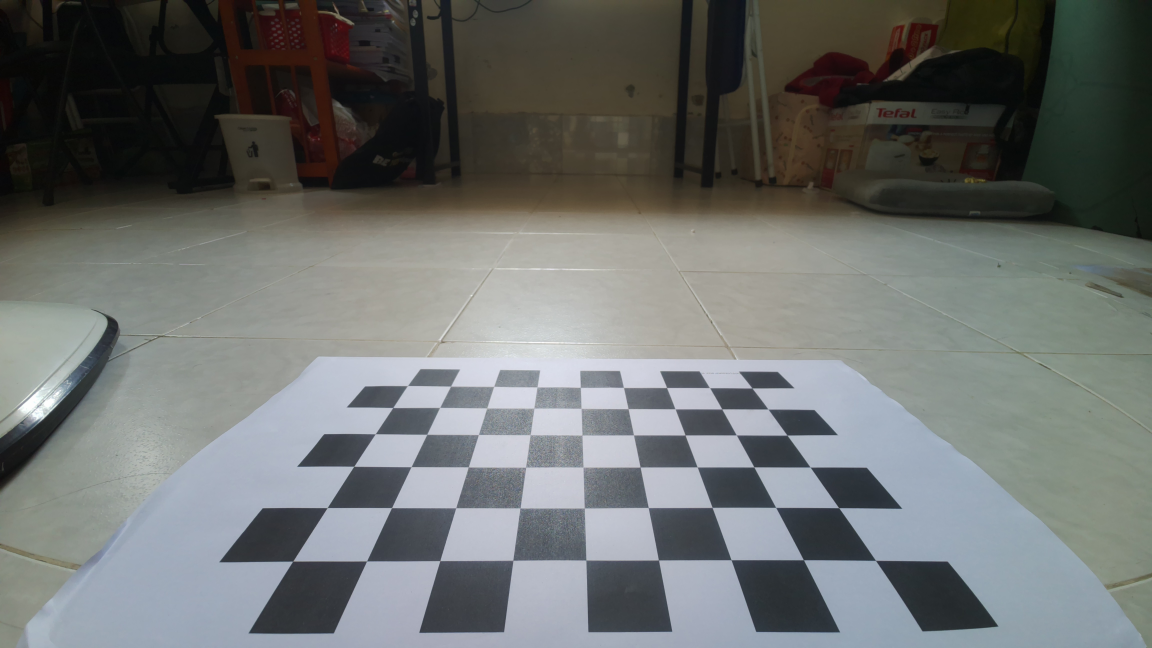
#> input picture scripts/camera_calibration/bev_ref.jpg, 4608 x 2592 px (shown at 1/4 size)
$ python perception.py
#> lines starting #> are read from the running program, lines starting #| are printed output that depends on the picture
import cv2
import numpy as np
import os

# ==========================================
# THÔNG SỐ CẤU HÌNH (GLOBAL VARIABLES)
# ==========================================
# Kích thước ảnh chạy realtime trên RPi 5
RUN_TIME_SIZE = (640, 360)

# Tọa độ 4 điểm góc nhìn thực tế (Bạn vừa click)
# Thứ tự: Trái-Dưới, Phải-Dưới, Phải-Trên, Trái-Trên
SRC_POINTS = np.float32([
    [98, 353],   # Điểm 1: Trái - Dưới
    [551, 349],  # Điểm 2: Phải - Dưới
    [432, 207],  # Điểm 3: Phải - Trên
    [212, 204]   # Điểm 4: Trái - Trên
])

# Tọa độ đích (Hình chữ nhật nhìn từ trên trời xuống)
# Tui set chiều rộng làn đường bằng 1/2 khung hình (từ x=160 đến x=480)
DST_POINTS = np.float32([
    [160, RUN_TIME_SIZE[1]],  # Trái - Dưới
    [480, RUN_TIME_SIZE[1]],  # Phải - Dưới
    [480, 0],                 # Phải - Trên
    [160, 0]                  # Trái - Trên
])

class PerceptionModule:
    def __init__(self, camera_matrix_file='camera_calib.npz'):
        """Khởi tạo module, load file calib và tính toán sẵn ma trận BEV."""
#> called with camera_matrix_file = 'camera_calib.npz'
        self.camera_matrix = None
        self.dist_coeffs = None

        # 1. Load Calibration
        if os.path.exists(camera_matrix_file):
            with np.load(camera_matrix_file) as data:
#> (reads scripts/camera_calibration/camera_calib.npz from the repository)
                self.camera_matrix = data['mtx']
                self.dist_coeffs = data['dist']
            print("[INFO] Đã load file Calibration thành công.")
        else:
            print("[WARNING] Không tìm thấy file calib. Ảnh sẽ không được nắn thẳng!")

        # 2. Tính toán sẵn ma trận biến đổi BEV (Để RPi không phải tính lại mỗi frame)
        self.M = cv2.getPerspectiveTransform(SRC_POINTS, DST_POINTS)
        self.M_inv = cv2.getPerspectiveTransform(DST_POINTS, SRC_POINTS) # Dùng để vẽ line ngược lại ảnh gốc

    def undistort_frame(self, frame):
        """Tác vụ 1: Nắn thẳng ảnh"""
        if self.camera_matrix is None:
            return frame

        h, w = frame.shape[:2]
        new_camera_mtx, roi = cv2.getOptimalNewCameraMatrix(self.camera_matrix, self.dist_coeffs, (w,h), 1, (w,h))
        undistorted = cv2.undistort(frame, self.camera_matrix, self.dist_coeffs, None, new_camera_mtx)
        x, y, crop_w, crop_h = roi
        return undistorted[y:y+crop_h, x:x+crop_w]

    def process_roi(self, frame):
        """
        Tác vụ 2: Region of Interest.
        Lưu ý: Không dùng hàm Crop (cắt ảnh) vì sẽ làm sai lệch tọa độ Y của BEV.
        Giải pháp tốt nhất là tô đen (masking) vùng từ điểm cao nhất (Y=200) trở lên.
        """
        masked_frame = np.copy(frame)
        # Điểm cao nhất của hình thang là ~200. Xóa mọi thứ từ dòng 180 trở lên đỉnh.
        masked_frame[0:180, :] = 0
        return masked_frame

    def get_bird_eye_view(self, frame):
        """Tác vụ 3: Đổi góc nhìn từ trên xuống (BEV)"""
        # Áp dụng ma trận M vào ảnh
        bev_img = cv2.warpPerspective(frame, self.M, RUN_TIME_SIZE, flags=cv2.INTER_LINEAR)
        return bev_img

# ==========================================
# KHỐI LỆNH TEST MODULE
# ==========================================
if __name__ == "__main__":
    vision = PerceptionModule('camera_calib.npz')

    # 1. Đọc ảnh gốc (thay bằng tên file ảnh thực tế của bạn nếu cần)
    img_bgr = cv2.imread('bev_ref.jpg')
#> img_bgr is the input picture: shape (2592, 4608, 3); mean B, G, R 109, 110.7, 107.7
    if img_bgr is not None:
        # Bước 1: Khử méo
        img_undist = vision.undistort_frame(img_bgr)
#> in undistort_frame, `undistorted = cv2.undistort(frame, self.camera_matrix, self.dist_coeff..`:
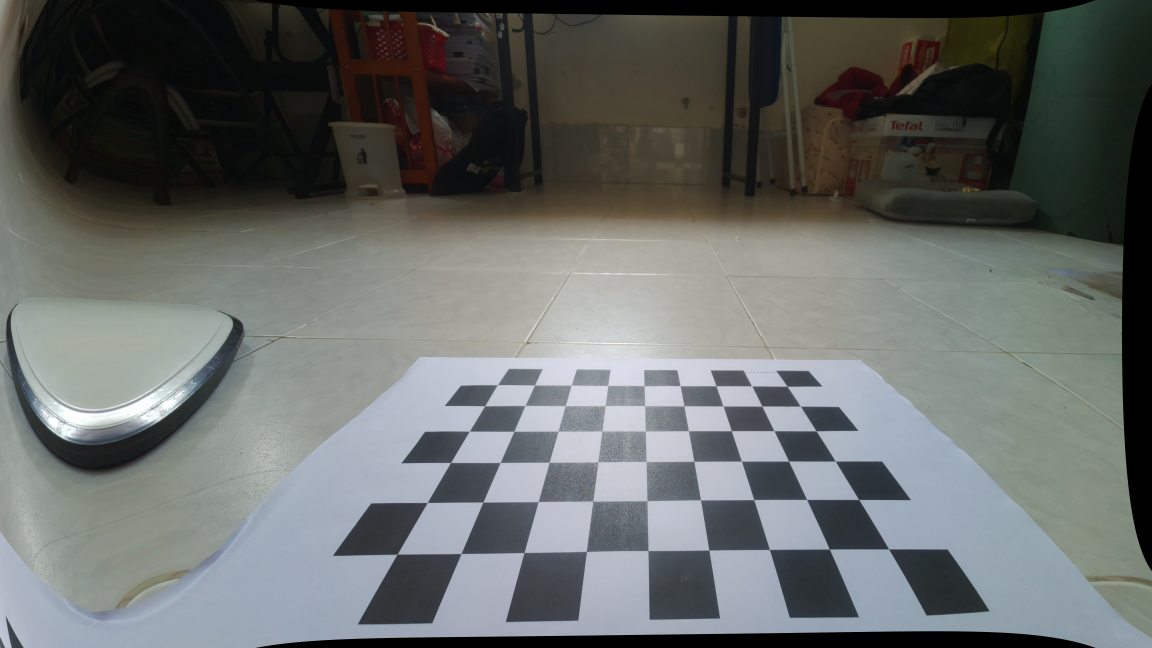
#> undistorted: shape (2592, 4608, 3) (shown at 1/4 size); mean B, G, R 103.3, 105.1, 102
#> in undistort_frame, `return undistorted[y:y+crop_h, x:x+crop_w]`:
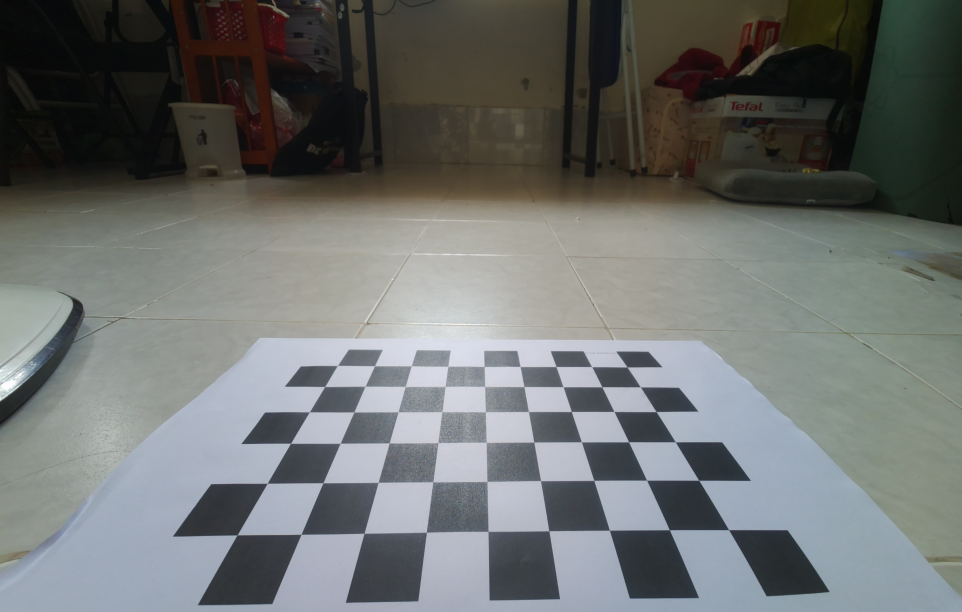
#> returned value: shape (2448, 3845, 3) (shown at 1/4 size); mean of channels 0, 1, 2 109.8, 111.3, 108.2; drawn as B, G, R
        # Ép về kích thước chuẩn
        img_resized = cv2.resize(img_undist, RUN_TIME_SIZE)
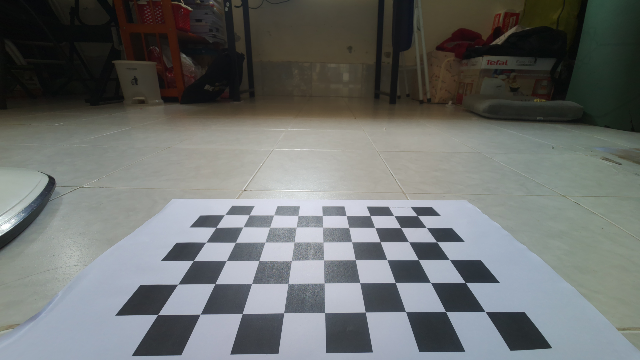
#> img_resized: shape (360, 640, 3); mean B, G, R 109.7, 111.3, 108.2

        # Bước 2: Lọc vùng quan tâm (Xóa bầu trời)
        img_roi = vision.process_roi(img_resized)
#> in process_roi, `masked_frame[0:180, :] = 0`:
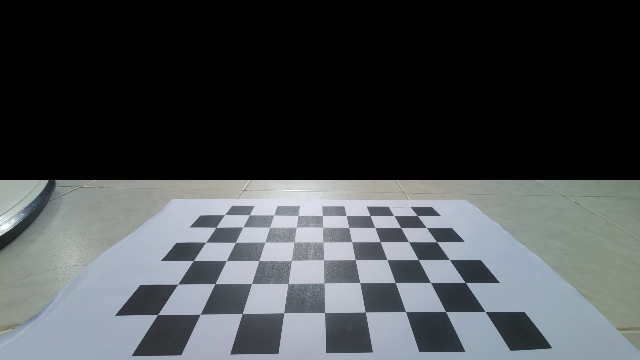
#> masked_frame: shape (360, 640, 3); mean B, G, R 76.7, 74.1, 70.5

        # Bước 3: Biến đổi góc nhìn chim bay
        img_bev = vision.get_bird_eye_view(img_roi)
#> in get_bird_eye_view, `bev_img = cv2.warpPerspective(frame, self.M, RUN_TIME_SIZE, flags=cv2...`:
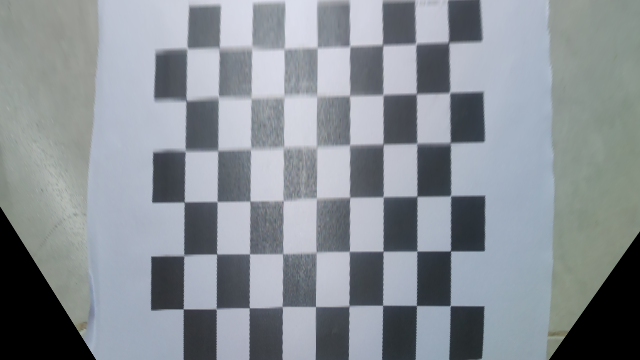
#> bev_img: shape (360, 640, 3); mean B, G, R 149.4, 143.2, 136.6

        # Lưu kết quả để xem
        cv2.imwrite('result_1_roi.jpg', img_roi)
        cv2.imwrite('result_2_bev.jpg', img_bev)

        print("[INFO] Đã xuất 2 file: result_1_roi.jpg và result_2_bev.jpg. Hãy mở lên để xem điều kỳ diệu!")
